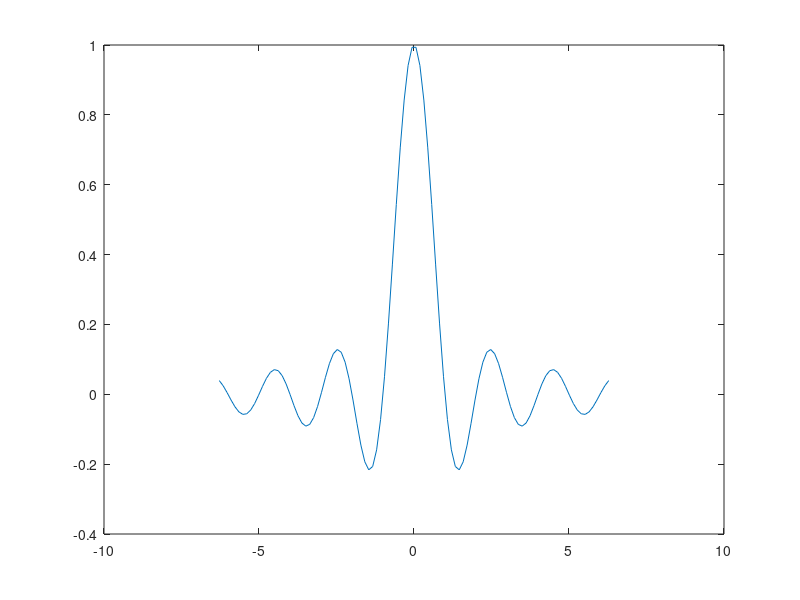

The MATLAB script that drew this image: (Note: this script raises an error after producing the figure.)
clear all
t = linspace(-2*pi,2*pi,100);

plot(t,sinc(t));

hold on

plot(t,MySinc(t));

legend('sinc(t)','MySinc(t)');

hold off

function [y] =  MySinc(x)
    if x == 0
        y = 1;
    else
        y = sin(x)./x;
    end
end